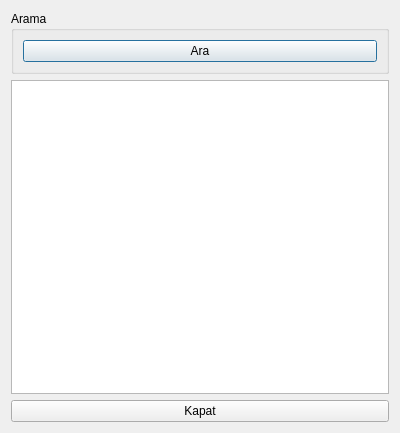
<?xml version="1.0" encoding="UTF-8"?>
<ui version="4.0">
 <class>KRGGecmisi</class>
 <widget class="QDialog" name="KRGGecmisi">
  <property name="geometry">
   <rect>
    <x>0</x>
    <y>0</y>
    <width>400</width>
    <height>433</height>
   </rect>
  </property>
  <property name="windowTitle">
   <string>Dialog</string>
  </property>
  <layout class="QVBoxLayout" name="verticalLayout">
   <item>
    <widget class="QGroupBox" name="grp_Filtre">
     <property name="title">
      <string>Arama</string>
     </property>
     <layout class="QHBoxLayout" name="horizontalLayout">
      <item>
       <widget class="QPushButton" name="btn_Ara">
        <property name="text">
         <string>Ara</string>
        </property>
       </widget>
      </item>
     </layout>
    </widget>
   </item>
   <item>
    <widget class="QTableWidget" name="tbl_Liste"/>
   </item>
   <item>
    <widget class="QPushButton" name="btn_Kapat">
     <property name="text">
      <string>Kapat</string>
     </property>
    </widget>
   </item>
  </layout>
 </widget>
 <resources/>
 <connections>
  <connection>
   <sender>btn_Kapat</sender>
   <signal>clicked()</signal>
   <receiver>KRGGecmisi</receiver>
   <slot>accept()</slot>
   <hints>
    <hint type="sourcelabel">
     <x>230</x>
     <y>360</y>
    </hint>
    <hint type="destinationlabel">
     <x>324</x>
     <y>365</y>
    </hint>
   </hints>
  </connection>
 </connections>
</ui>
